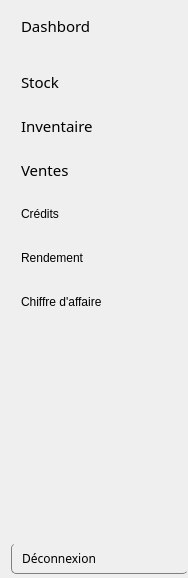
       <widget class="QWidget" name="widget_10" native="true">
        <property name="geometry">
         <rect>
          <x>10</x>
          <y>10</y>
          <width>188</width>
          <height>578</height>
         </rect>
        </property>
        <property name="sizePolicy">
         <sizepolicy hsizetype="Preferred" vsizetype="Preferred">
          <horstretch>0</horstretch>
          <verstretch>0</verstretch>
         </sizepolicy>
        </property>
        <property name="styleSheet">
         <string notr="true">QPushButton{
	border: none;
	text-align: left;
	height: 30px;
	padding-left: 10px;
	font: 11pt &quot;Montserrat Medium&quot;;
}

QPushButton:checked{
	border-top: 2px solid black;
	border-bottom: 2px solid black;
	height: 40px;
}</string>
        </property>
        <layout class="QVBoxLayout" name="verticalLayout_26" stretch="0,1,0,0,0,0,0,0,18,0">
         <property name="spacing">
          <number>14</number>
         </property>
         <property name="rightMargin">
          <number>0</number>
         </property>
         <property name="bottomMargin">
          <number>4</number>
         </property>
         <item>
          <widget class="QPushButton" name="dashbord_2">
           <property name="font">
            <font>
             <family>Montserrat Medium</family>
             <pointsize>11</pointsize>
             <weight>50</weight>
             <italic>false</italic>
             <bold>false</bold>
            </font>
           </property>
           <property name="text">
            <string>Dashbord</string>
           </property>
           <property name="icon">
            <iconset resource="icon.qrc">
             <normaloff>:/icons/dashboard.png</normaloff>:/icons/dashboard.png</iconset>
           </property>
           <property name="checkable">
            <bool>true</bool>
           </property>
           <property name="autoExclusive">
            <bool>true</bool>
           </property>
          </widget>
         </item>
         <item>
          <spacer name="verticalSpacer_18">
           <property name="orientation">
            <enum>Qt::Vertical</enum>
           </property>
           <property name="sizeHint" stdset="0">
            <size>
             <width>20</width>
             <height>78</height>
            </size>
           </property>
          </spacer>
         </item>
         <item>
          <widget class="QPushButton" name="user_2">
           <property name="font">
            <font>
             <family>Montserrat Medium</family>
             <pointsize>11</pointsize>
             <weight>50</weight>
             <italic>false</italic>
             <bold>false</bold>
            </font>
           </property>
           <property name="text">
            <string>Stock</string>
           </property>
           <property name="icon">
            <iconset resource="icon.qrc">
             <normaloff>:/icons/stock.png</normaloff>:/icons/stock.png</iconset>
           </property>
           <property name="iconSize">
            <size>
             <width>25</width>
             <height>25</height>
            </size>
           </property>
           <property name="checkable">
            <bool>true</bool>
           </property>
           <property name="autoExclusive">
            <bool>true</bool>
           </property>
          </widget>
         </item>
         <item>
          <widget class="QPushButton" name="client_2">
           <property name="font">
            <font>
             <family>Montserrat Medium</family>
             <pointsize>11</pointsize>
             <weight>50</weight>
             <italic>false</italic>
             <bold>false</bold>
            </font>
           </property>
           <property name="text">
            <string>Inventaire</string>
           </property>
           <property name="icon">
            <iconset resource="icon.qrc">
             <normaloff>:/icons/inventory.png</normaloff>:/icons/inventory.png</iconset>
           </property>
           <property name="iconSize">
            <size>
             <width>25</width>
             <height>25</height>
            </size>
           </property>
           <property name="checkable">
            <bool>true</bool>
           </property>
           <property name="autoExclusive">
            <bool>true</bool>
           </property>
          </widget>
         </item>
         <item>
          <widget class="QPushButton" name="fournisseur_2">
           <property name="font">
            <font>
             <family>Montserrat Medium</family>
             <pointsize>11</pointsize>
             <weight>50</weight>
             <italic>false</italic>
             <bold>false</bold>
            </font>
           </property>
           <property name="text">
            <string>Ventes</string>
           </property>
           <property name="icon">
            <iconset resource="icon.qrc">
             <normaloff>:/icons/sales.png</normaloff>:/icons/sales.png</iconset>
           </property>
           <property name="iconSize">
            <size>
             <width>25</width>
             <height>25</height>
            </size>
           </property>
           <property name="checkable">
            <bool>true</bool>
           </property>
           <property name="checked">
            <bool>false</bool>
           </property>
           <property name="autoExclusive">
            <bool>true</bool>
           </property>
          </widget>
         </item>
         <item>
          <widget class="QPushButton" name="pushButton">
           <property name="text">
            <string>Crédits</string>
           </property>
           <property name="icon">
            <iconset resource="icon.qrc">
             <normaloff>:/icons/credit.png</normaloff>:/icons/credit.png</iconset>
           </property>
           <property name="iconSize">
            <size>
             <width>25</width>
             <height>25</height>
            </size>
           </property>
          </widget>
         </item>
         <item>
          <widget class="QPushButton" name="pushButton_2">
           <property name="text">
            <string>Rendement</string>
           </property>
           <property name="icon">
            <iconset resource="icon.qrc">
             <normaloff>:/icons/rendement.png</normaloff>:/icons/rendement.png</iconset>
           </property>
           <property name="iconSize">
            <size>
             <width>25</width>
             <height>25</height>
            </size>
           </property>
          </widget>
         </item>
         <item>
          <widget class="QPushButton" name="pushButton_3">
           <property name="text">
            <string>Chiffre d'affaire</string>
           </property>
           <property name="icon">
            <iconset resource="icon.qrc">
             <normaloff>:/icons/turnover.png</normaloff>:/icons/turnover.png</iconset>
           </property>
           <property name="iconSize">
            <size>
             <width>25</width>
             <height>25</height>
            </size>
           </property>
          </widget>
         </item>
         <item>
          <spacer name="verticalSpacer_19">
           <property name="orientation">
            <enum>Qt::Vertical</enum>
           </property>
           <property name="sizeHint" stdset="0">
            <size>
             <width>20</width>
             <height>308</height>
            </size>
           </property>
          </spacer>
         </item>
         <item>
          <widget class="QPushButton" name="logout_2">
           <property name="font">
            <font>
             <family>Montserrat Medium</family>
             <pointsize>9</pointsize>
             <weight>50</weight>
             <italic>false</italic>
             <bold>false</bold>
            </font>
           </property>
           <property name="styleSheet">
            <string notr="true">border-bottom: 1px solid grey;
border-left: 1px solid grey;
border-radius: 5px;
font: 9pt &quot;Montserrat Medium&quot;;</string>
           </property>
           <property name="text">
            <string>Déconnexion</string>
           </property>
           <property name="icon">
            <iconset resource="icon.qrc">
             <normaloff>:/icons/turn-off.png</normaloff>:/icons/turn-off.png</iconset>
           </property>
          </widget>
         </item>
        </layout>
       </widget>
